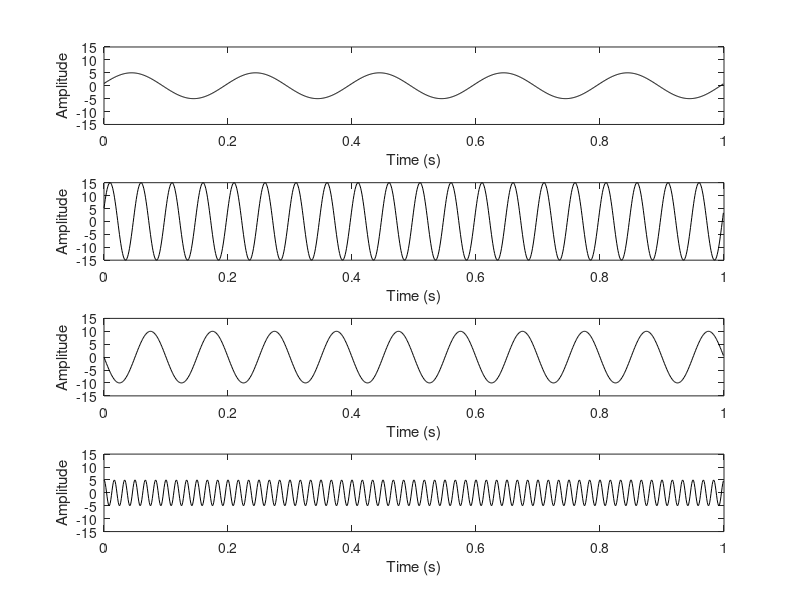

Source code (MATLAB): (Note: this script raises an error after producing the figure.)
% BMI HW10 - Neural Time-Series Analysis Lab 
% Created by: Daniela Chanci Arrubla
% Date: 11/07/2021

clear; clc; close;

%% PART A

% Create and plot four sine waves
fs = 1000;
ts = 1/fs;
t = 0:ts:1-ts;
x1 = 5*sin(2*pi*5*(t) + 10*pi/180);
x2 = 15*sin(2*pi*20*(t) + 20*pi/180);
x3 = 10*sin(2*pi*10*(t)+ 180*pi/180);
x4 = 5*sin(2*pi*60*(t) + 90*pi/180);
x = [x1; x2; x3; x4];

% Plot sine waves
figure;
for i = 1:4
    subplot(4,1,i)
    plot(t, x(i,:), 'k')
    axis([0 1 -15 15]);
    xlabel("Time (s)");
    ylabel("Amplitude");
end
sgtitle('Individual Sine Waves', 'FontSize', 13) 

% Sum sine waves
figure;
xsum = x1 + x2 + x3 + x4;
plot(t, xsum, 'k');
title("Sum of sine waves", 'FontSize', 13)
xlabel("Time (s)");
ylabel("Amplitude");

% Fourier Analysis
fxsum = fft(xsum);
n = length(xsum);
P2 = abs(fxsum/n);
P1 = P2(1:n/2+1);
P1(2:end-1) = 2*P1(2:end-1);
f = fs*(0:(n/2))/n;

% Plot Region of interest
figure;
plot(f, P1, 'k');
title("Fourier Analysis", 'FontSize', 13)
xlabel("Frequency (Hz)");
ylabel("Power");
xlim([0 80]);

%%
% 
%  Initially, the sine waves were generated with frequencies: 5, 10, 20, 
%  and 60 Hz. These are the same frequencies that can be observed in the
%  Fourier Analysis, indicating that the code is correct.
%  
% 


%% PART B

% Add small amount of random noise
figure;
subplot(2,1,1);
xnoise1 = xsum + 3*rand(size(t));
plot(t, xnoise1, 'k');
title("Small amount of random noise added", 'FontSize', 13)
xlabel("Time (s)");
ylabel("Amplitude");

% Add large amount of random noise
subplot(2,1,2);
xnoise2 = xsum + 40*rand(size(t));
plot(t, xnoise2, 'k');
title("Large amount of random noise added", 'FontSize', 13)
xlabel("Time (s)");
ylabel("Amplitude");

% Fourier Analysis small amount of noise added
fxnoise1 = fft(xnoise1);
P2 = abs(fxnoise1/n);
P1 = P2(1:n/2+1);
P1(2:end-1) = 2*P1(2:end-1);
figure;
subplot(1,2,1)
plot(f, P1, 'k');
title("Fourier Analysis (small noise)", 'FontSize', 12)
xlabel("Frequency (Hz)");
ylabel("Power");
xlim([0 80]);

% Fourier Analysis small amount of noise added
fxnoise2 = fft(xnoise2);
P2 = abs(fxnoise2/n);
P1 = P2(1:n/2+1);
P1(2:end-1) = 2*P1(2:end-1);
subplot(1,2,2)
plot(f, P1, 'k');
title("Fourier Analysis (large noise)", 'FontSize', 12)
xlabel("Frequency (Hz)");
ylabel("Power");
xlim([0 80]);

%%
% 
%  After the addition of the small and large amount of noise to the signal,
%  it is posible to observe small frequency components along the x-axis in
%  the Fourier analysis plot. For the small amount of noise, these new
%  components are almost zero.
%  The sine waves with noise are easier to identify in the frequency domain 
%  because the corresponding frequency components (5, 10, 20, and 60Hz) are
%  still much more visible than the noise frequencies.
%
%  
% 

%% PART C

% Create nonstationary signal
tnonst = 0:ts:4-ts;
xnonst = [t.*x1 t.*x2 t.*x3 t.*x4];
n = length(xnonst);

% Plot nonstationary signal
figure;
plot(tnonst, xnonst, 'k')
xlabel("Time (s)");
ylabel("Amplitude");
title("Time-dependent amplitude and frequency", 'FontSize', 13)

% Fourier Analysis
fxnonst = fft(xnonst);
P2 = abs(fxnonst/n);
P1 = P2(1:n/2+1);
P1(2:end-1) = 2*P1(2:end-1);
f = fs*(0:(n/2))/n;

% Plot Fourier Analysis
figure;
plot(f, P1, 'k');
title("Fourier Analysis", 'FontSize', 13)
xlabel("Frequency (Hz)");
ylabel("Power");
xlim([0 80]);

%% PART D

% Short-Term Fourier Transform window 1
figure;
stft(xnonst,fs,'Window',kaiser(50,3))

% Short-Term Fourier Transform window 2
figure;
stft(xnonst,fs,'Window',kaiser(128,3))

% Short-Term Fourier Transform window 3
figure;
stft(xnonst,fs,'Window',kaiser(200,3))

% Short-Term Fourier Transform window 4
figure;
stft(xnonst,fs,'Window',kaiser(220,3))

% Short-Term Fourier Transform window 5
figure;
stft(xnonst,fs,'Window',kaiser(256,3))

%%
% 
%  Comparison: After comparing the STFT with different window sizes, it is
%  possible to conclude that with small windows it is easier to identify
%  the time components, while for the frequency components the resolution
%  is low. The opposite occurs for larger windows. It is easier to identify
%  the frequency components, but the resolution for the time components is
%  low.
%  
% 
%% PART E

% Load dataset
load dataset

% Visualize dataset
figure;
plot(eeg, 'k');
xlabel("Time");
ylabel("Voltage");
title("EEG Data", 'FontSize', 13)

% Fourier Analysis
n = length(eeg);
feeg = fft(eeg);
P2 = abs(feeg/n);
P1 = P2(1:n/2+1);
P1(2:end-1) = 2*P1(2:end-1);
f = fs*(0:(n/2))/n;

% Plot Fourier Analysis
figure;
plot(f, P1, 'k');
title("Fourier Analysis EEG", 'FontSize', 13)
xlabel("Frequency (Hz)");
ylabel("Power");
xlim([0 80]);

% Short-Term Fourier Transform window 1
figure;
stft(eeg,fs,'Window',kaiser(50,3))

% Short-Term Fourier Transform window 2
figure;
stft(eeg,fs,'Window',kaiser(128,3))

% Short-Term Fourier Transform window 3
figure;
stft(eeg,fs,'Window',kaiser(200,3))

% Short-Term Fourier Transform window 4
figure;
stft(eeg,fs,'Window',kaiser(220,3))

% Short-Term Fourier Transform window 5
figure;
stft(eeg,fs,'Window',kaiser(256,3))

%%
% 
%  It is difficult to identify how many trials are included in this
%  dataset. However, after analyzing the STFT plots with small window size,
%  there are approximately 4 trials.
% 
% 
